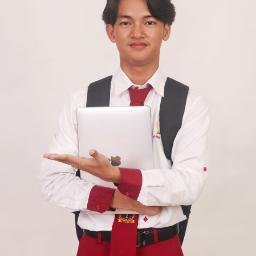
#> input picture part3/l56imagewithpython/assets/e5.jpg, 256 x 256 px
$ python main.py
#> lines starting #> are read from the running program, lines starting #| are printed output that depends on the picture
from PIL import Image,ImageFilter

img = Image.open("./assets/e5.jpg")
#> img is the input picture: PIL image 256x256 RGB; mean R, G, B 211, 189.9, 187.8

print(img) # <PIL.JpegImagePlugin.JpegImageFile image mode=RGB size=900x565 at 0x27046E76900>
#| <PIL.JpegImagePlugin.JpegImageFile image mode=RGB size=256x256 at 0x7F2D30463090>

print(img.format) # JPEG
#| JPEG
print(img.size) # (900, 565)
#| (256, 256)
print(img.mode) # RGB
#| RGB

filterimg = img.filter(ImageFilter.BLUR)
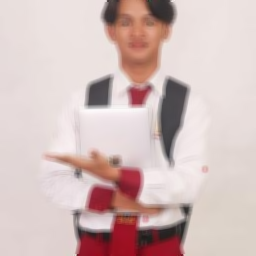
#> filterimg: PIL image 256x256 RGB; mean R, G, B 211, 189.9, 187.9
filterimg.save("newblurimg.png","png")

filterimg = img.filter(ImageFilter.SMOOTH)
filterimg.save("newsmoothimg.png","png")

filterimg = img.filter(ImageFilter.SMOOTH_MORE)
filterimg.save("newsmoothmoreimg.png","png")

filterimg = img.filter(ImageFilter.DETAIL)
filterimg.save("newdetailimg.png","png")

filterimg = img.filter(ImageFilter.EDGE_ENHANCE)
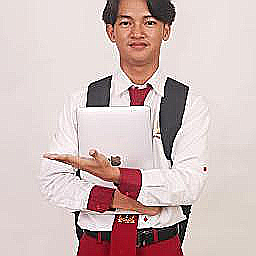
#> filterimg: PIL image 256x256 RGB; mean R, G, B 209.7, 189.8, 187.7
filterimg.save("newedgeenhanceimg.png","png")

filterimg = img.filter(ImageFilter.SHARPEN)
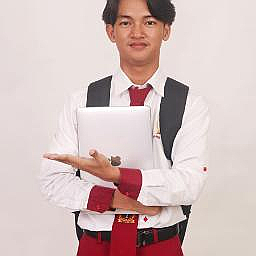
#> filterimg: PIL image 256x256 RGB; mean R, G, B 210.8, 189.9, 187.8
filterimg.save("newsharpenimg.png","png")

filterimg = img.filter(ImageFilter.CONTOUR)
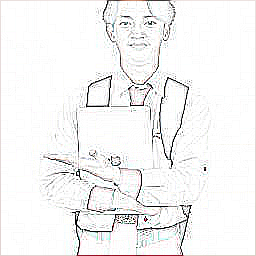
#> filterimg: PIL image 256x256 RGB; mean R, G, B 244.3, 244, 243.9
filterimg.save("newcontourimg.png","png")

# [42 lines of commented-out code are left out]

$ run again, with part3/l56imagewithpython/assets/f6.jpg copied over part3/l56imagewithpython/assets/e5.jpg
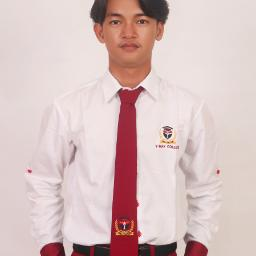
#> input picture part3/l56imagewithpython/assets/f6.jpg, 256 x 256 px
#> img is the input picture: PIL image 256x256 RGB; mean R, G, B 215.7, 192.3, 191
#| <PIL.JpegImagePlugin.JpegImageFile image mode=RGB size=256x256 at 0x7F2D3046FED0>
#| JPEG
#| (256, 256)
#| RGB
#> `filterimg = img.filter(ImageFilter.SHARPEN)`:
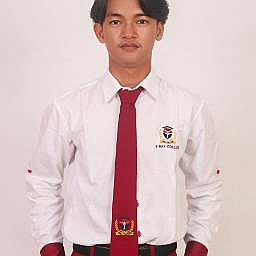
#> filterimg: PIL image 256x256 RGB; mean R, G, B 215.6, 192.3, 191
#> `filterimg = img.filter(ImageFilter.CONTOUR)`:
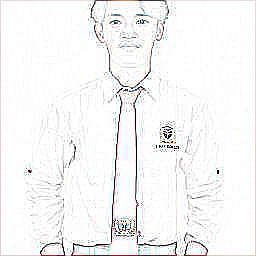
#> filterimg: PIL image 256x256 RGB; mean R, G, B 245.7, 245.4, 245.4
